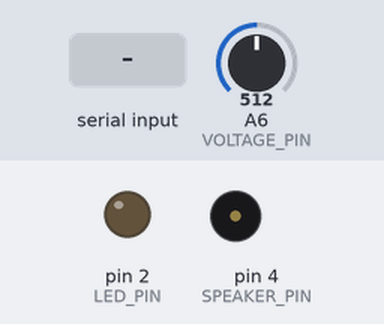
Bench run of a sketch on a simulated Arduino Nano, built with avr-gcc and run on an emulated ATmega328P. Shown: output pins drawn as LEDs (lit = HIGH), buzzer (waves = sounding). Dashed ring = blinking. The test bench sets the inputs (shaded band); at power-on: A6 (VOLTAGE_PIN) = 512. Storage starts empty.

Above: at 3.6 s.
3.7 s: "90,45\n" received over the second serial link
At 4.01 s:
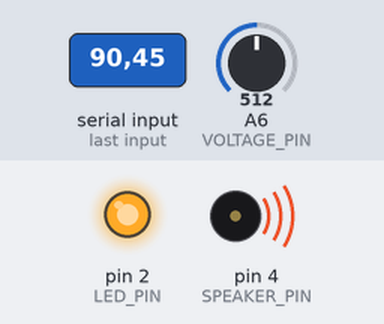
6.7 s: "5\n" received over the second serial link
At 7.9 s:
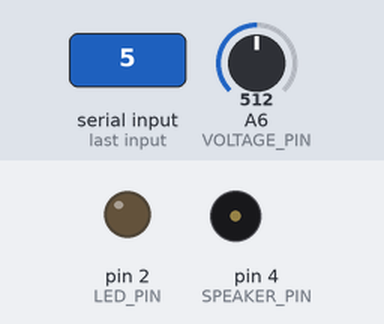
8.2 s: "90\n" received over the second serial link
At 9.3 s:
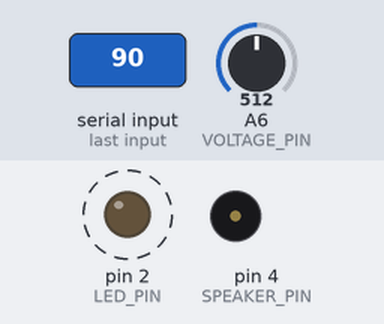
Timing chart, 0 to 17.2 s (numbered marks = the images above; inputs shaded):
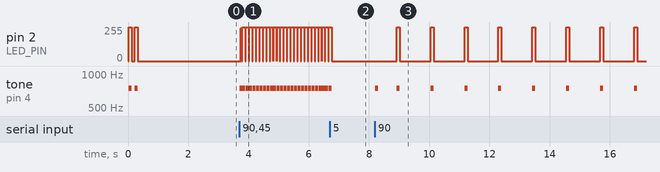

Measured:
- after the input at 3.7 s, pin 2 (LED_PIN): 0/255 → 246/255 at once, then repeats every 0.11 s: 0/255 0.01 s, 255/255 0.10 s; tone on pin 4 (SPEAKER_PIN): silent → 750 Hz at once, then repeats every 0.11 s: silent 0.01 s, 750 Hz 0.10 s
- after the input at 6.7 s, pin 2 (LED_PIN): goes on until 6.8 s, then stays 0/255; tone on pin 4 (SPEAKER_PIN): goes on until 6.8 s, then stays silent
- after the input at 8.2 s, pin 2 (LED_PIN): alternates 255/255 for 0.10 s and 0/255 for 1.0 s, starting after 0.72 s

The sketch:

detector.ino
```cpp
#include <SoftwareSerial.h>
#include <limits.h>
#include <SPI.h>
#include <SD.h>

//#define DEBUG
//#define DETAIL
#define NANO

#ifdef UNO
  SoftwareSerial mySerial(8, 9);
  const byte SPEAKER_PIN = 10;
  const byte LED_PIN = 12;
  const byte VOLTAGE_PIN = A1;
#endif

#ifdef NANO
  SoftwareSerial mySerial(7, 8);
  const byte SPEAKER_PIN = 4;
  const byte LED_PIN = 2;
  const byte VOLTAGE_PIN = A6;
#endif

#define WIFI_SERIAL    mySerial

File logFile;
const int ON_DURATION = 100;
// максимальный заряд аккумулятора
float max_v = 4.20;
// минимальный заряд аккумулятора
float min_v = 2.75;
unsigned long lastPeriodStart = millis();
int periodDuration = INT_MAX;
bool isSignaling = false;
String inString = "";    // string to hold input
String logText = "";

void setup() {
  pinMode(SPEAKER_PIN, OUTPUT);
  pinMode(LED_PIN, OUTPUT);
  // открываем последовательный порт для мониторинга действий в программе
  // и передаём скорость 115200 бод
#ifdef DEBUG
  Serial.begin(4800);
  while (!Serial) {
    // ждём, пока не откроется монитор последовательного поcрта
    // для того, чтобы отследить все события в программе
  }
  Serial.print("Serial init OK\r\n");
#endif

  // открываем Serial-соединение с Wi-Fi модулем на скорости 115200 бод
  WIFI_SERIAL.begin(115200);
  while (!WIFI_SERIAL) {
    // ждём, пока не откроется монитор последовательного порта
    // для того, чтобы отследить все события в программе
  }
#ifdef DEBUG
  Serial.print("WIFI_SERIAL init OK\r\n");
#endif

  Serial.print("Initializing SD card...");
  if (!SD.begin(10)) {
    Serial.println("initialization failed!");
    tone(SPEAKER_PIN, 550, 1000);
    delay(1000);
    signalOff();
  }
  else{
    for(int i = 0; i < 2; i++){
      signalOn();
      delay(100);
      signalOff();
      delay(100);
    }
  }
  delay(2000);
}

void loop() {
  process();
}

void process() {
  if (WIFI_SERIAL.available()) {
    int inChar = WIFI_SERIAL.read();
    Serial.write(inChar);
    if (isDigit(inChar)) {
      // convert the incoming byte to a char and add it to the string:
      inString += (char)inChar;
    }
    if (inChar == '\n') {
      int strength = constrain(inString.toInt(), 0, 1000);
      periodDuration = calculatePeriodDuration(strength);

      Serial.print("Logging :");
      String debugText = String(strength);
      debugText = debugText + " : ";
      debugText = debugText + String(logText.length());
      Serial.println(debugText);
      int textLength = logText.length();
      if(textLength < 20){
        logText = logText + String(millis()) + " : " + String(strength) + "\n";
      }
      else{
        textLength = logText.length();
        logFile = SD.open("log.txt", FILE_WRITE);
        // if the file opened okay, write to it:
        if (logFile) {
          Serial.println("Writing to log.txt...");
          char charBuf[textLength];
          logText.toCharArray(charBuf, textLength);
          logFile.write(charBuf);
          logFile.close();
          logText = "\n";
        }
      }

#ifdef DEBUG
      Serial.print("Strength:");
      Serial.println(strength);
      Serial.print("Duration: ");
      Serial.println(periodDuration);
#endif

      // clear the string for new input:
      inString = "";
      // log to sd if possible
      logData(String(strength));

      float perc = getVoltagePercentage();
    }
  }


  if (isTimeToSignal())
  {
#ifdef DEBUG
#ifdef DETAIL
    Serial.println("Signaling...");
#endif
#endif
    lastPeriodStart += periodDuration;
    signalOn();
    isSignaling = true;
  }

  if (isTimeToStopSignal())
  {
#ifdef DEBUG
#ifdef DETAIL
    Serial.println("STOP Signaling...");
#endif
#endif
    signalOff();
    isSignaling = false;
  }
}

void signalOn() {
  tone(SPEAKER_PIN, 750, ON_DURATION);
#ifdef DEBUG
#ifdef DETAIL
  Serial.println("LED_PIN: ON");
#endif
#endif
  digitalWrite(LED_PIN, HIGH);
}

void signalOff() {
#ifdef DEBUG
#ifdef DETAIL
  Serial.println("LED_PIN: OFF");
#endif
#endif
  digitalWrite(LED_PIN, LOW);
}

int calculatePeriodDuration(int strength) {
  // strength : [0:1000]

  if (strength < 4) {
    return INT_MAX;
  }

  double product = strength;
  double timesPerSecond = product / 100.0; // От 0 до 5
  int duration = 1000 / timesPerSecond;

  Serial.print("Prod: ");
  Serial.println(product);
  Serial.print("timesPerSecond: ");
  Serial.println(timesPerSecond);
  Serial.print("duration: ");
  Serial.println(duration);

  duration = constrain(duration, ON_DURATION, 2.5 * 1000);
  duration += 15;


  return duration;
}

bool isTimeToSignal() {
  return !isSignaling && millis() - lastPeriodStart >= periodDuration;
}

bool isTimeToStopSignal() {
  return isSignaling && millis() - lastPeriodStart >= ON_DURATION;
}

void logData(String text){
  Serial.print("Logging :");
  Serial.println(text + " : " + logText.length());
  if(logText.length() < 200){
    logText += text + "\n";
  }
  else{
    logFile = SD.open("log.txt", FILE_WRITE);
    // if the file opened okay, write to it:
    if (logFile) {
      Serial.print("Writing to log.txt...");
      char charBuf[logText.length()];
      logText.toCharArray(charBuf, logText.length());
      logFile.write(charBuf);
      logFile.close();
      logText = "";
    }
  }
}

float getVoltagePercentage(){
  float pinValue = analogRead(VOLTAGE_PIN);
  Serial.println(pinValue);
  float Vbat = (pinValue * 1.1) / 1023;
  float del = 0.091; // R2/(R1+R2)  0.99кОм / (9.88кОм + 0.99кОм)
  float Vin = Vbat / del;
  // уровень заряда в процентах
  int proc = ((Vin - min_v) / (max_v - min_v)) * 100;
  // вывод данных в монитор порта
  Serial.println(String(Vin) + " - " + String(proc));
  return proc;
}
```
